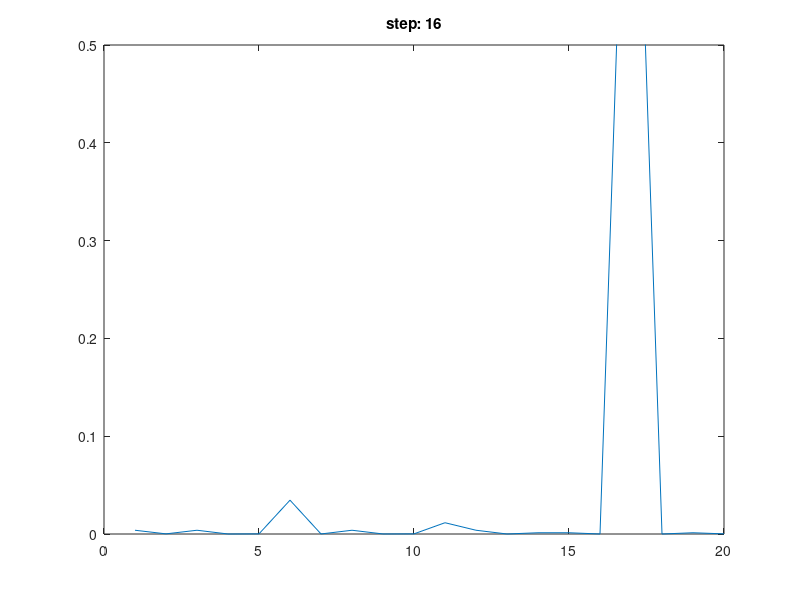

Write the MATLAB code that produced this figure.
function [] = HistogramLocalization1D

locationindex = [1 2 3 4 5 6 7 8 9 10 11 12 13 14 15 16 17 18 19 20];
world =         [1 0 1 1 0 1 0 1 1 1 0 1 0 1 1 0 0 1 1 0];  %1=white 0=black

n = length(world);
p = ones(1,n)*(1/n); %initial probability

%measurement =  [1 0 1 1 0 1 0 1 1 1 0 1 0 1 1 0]; %good example
measurement  =  [1 0 0 1 0 1 0 1 1 1 0 1 0 1 1 0]; %bad example
%measurement =  [1 0 0 1 1 1 0 1 1 1 0 1 0 1 1 0]; %bad example
%measurement =  [1 0 1 1 1 0 1 0 1 1 1 0 1 0 1 1 0]; %good example

plot(p); title('Initialization'); ylim([0 0.5]); pause;
    %iteration
    for k = 1:length(measurement),

        %sense (load measurment)
        SenVal = measurement(k);

        %calculate p based on measurment
        p = sense(world, p, SenVal);

        plot(p); title(['step: ' num2str(k)]); ylim([0 0.5]); pause;

        %move robot one block (assume this happens in sim without sending the
        %actual command)

        %calculate p based on robot moving one block
        p = move(p);
        plot(p); title(['step: ' num2str(k)]); ylim([0 0.5]); pause;

    end
end

function pnew = sense(world, p, SenVal)
  pHit = 0.6;
  pMiss = 0.2;
  pnew = abs(world-(1-SenVal))*pHit + abs(world-(SenVal))*pMiss;
  pnew = p.*pnew;
  pnew = pnew/sum(pnew);
end

function pnew = move(p)
   pH = [0 1 0];
   pnew = conv(p,pH,'same');
   pnew = pnew/sum(pnew);
   pnew = [pnew(end) pnew(1:end-1)];
end